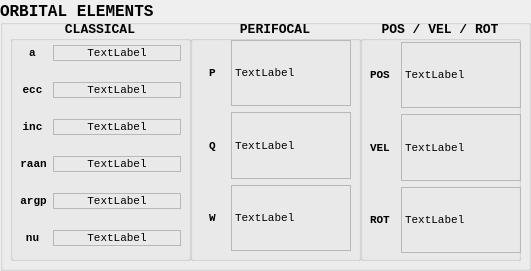
  <widget class="QGroupBox" name="orbitElements">
   <property name="geometry">
    <rect>
     <x>10</x>
     <y>600</y>
     <width>531</width>
     <height>271</height>
    </rect>
   </property>
   <property name="font">
    <font>
     <family>Consolas</family>
     <pointsize>12</pointsize>
     <weight>75</weight>
     <bold>true</bold>
     <kerning>false</kerning>
    </font>
   </property>
   <property name="title">
    <string>ORBITAL ELEMENTS</string>
   </property>
   <property name="alignment">
    <set>Qt::AlignLeading|Qt::AlignLeft|Qt::AlignVCenter</set>
   </property>
   <widget class="QGroupBox" name="classical">
    <property name="geometry">
     <rect>
      <x>10</x>
      <y>20</y>
      <width>181</width>
      <height>241</height>
     </rect>
    </property>
    <property name="font">
     <font>
      <family>Consolas</family>
      <pointsize>10</pointsize>
      <weight>75</weight>
      <bold>true</bold>
     </font>
    </property>
    <property name="title">
     <string>CLASSICAL</string>
    </property>
    <property name="alignment">
     <set>Qt::AlignCenter</set>
    </property>
    <widget class="QWidget" name="layoutWidget">
     <property name="geometry">
      <rect>
       <x>10</x>
       <y>20</y>
       <width>161</width>
       <height>211</height>
      </rect>
     </property>
     <property name="font">
      <font>
       <family>Consolas</family>
      </font>
     </property>
     <layout class="QFormLayout" name="cl_form">
      <property name="sizeConstraint">
       <enum>QLayout::SetMinimumSize</enum>
      </property>
      <property name="verticalSpacing">
       <number>21</number>
      </property>
      <property name="topMargin">
       <number>5</number>
      </property>
      <property name="rightMargin">
       <number>0</number>
      </property>
      <item row="0" column="0">
       <widget class="QLabel" name="a">
        <property name="sizePolicy">
         <sizepolicy hsizetype="Minimum" vsizetype="Preferred">
          <horstretch>3</horstretch>
          <verstretch>0</verstretch>
         </sizepolicy>
        </property>
        <property name="minimumSize">
         <size>
          <width>25</width>
          <height>0</height>
         </size>
        </property>
        <property name="font">
         <font>
          <family>Consolas</family>
          <pointsize>8</pointsize>
          <weight>75</weight>
          <bold>true</bold>
         </font>
        </property>
        <property name="text">
         <string>a</string>
        </property>
        <property name="alignment">
         <set>Qt::AlignCenter</set>
        </property>
       </widget>
      </item>
      <item row="0" column="1">
       <widget class="QLabel" name="elem_coe_0">
        <property name="font">
         <font>
          <family>Consolas</family>
          <pointsize>8</pointsize>
          <weight>50</weight>
          <bold>false</bold>
         </font>
        </property>
        <property name="frameShape">
         <enum>QFrame::StyledPanel</enum>
        </property>
        <property name="text">
         <string>TextLabel</string>
        </property>
        <property name="alignment">
         <set>Qt::AlignCenter</set>
        </property>
       </widget>
      </item>
      <item row="1" column="0">
       <widget class="QLabel" name="argp">
        <property name="sizePolicy">
         <sizepolicy hsizetype="Minimum" vsizetype="Preferred">
          <horstretch>3</horstretch>
          <verstretch>0</verstretch>
         </sizepolicy>
        </property>
        <property name="minimumSize">
         <size>
          <width>25</width>
          <height>0</height>
         </size>
        </property>
        <property name="font">
         <font>
          <family>Consolas</family>
          <pointsize>8</pointsize>
          <weight>75</weight>
          <bold>true</bold>
         </font>
        </property>
        <property name="text">
         <string>ecc</string>
        </property>
        <property name="alignment">
         <set>Qt::AlignCenter</set>
        </property>
       </widget>
      </item>
      <item row="1" column="1">
       <widget class="QLabel" name="elem_coe_1">
        <property name="font">
         <font>
          <family>Consolas</family>
          <pointsize>8</pointsize>
          <weight>50</weight>
          <bold>false</bold>
         </font>
        </property>
        <property name="frameShape">
         <enum>QFrame::StyledPanel</enum>
        </property>
        <property name="text">
         <string>TextLabel</string>
        </property>
        <property name="alignment">
         <set>Qt::AlignCenter</set>
        </property>
       </widget>
      </item>
      <item row="2" column="0">
       <widget class="QLabel" name="ecc">
        <property name="sizePolicy">
         <sizepolicy hsizetype="Minimum" vsizetype="Preferred">
          <horstretch>3</horstretch>
          <verstretch>0</verstretch>
         </sizepolicy>
        </property>
        <property name="minimumSize">
         <size>
          <width>25</width>
          <height>0</height>
         </size>
        </property>
        <property name="font">
         <font>
          <family>Consolas</family>
          <pointsize>8</pointsize>
          <weight>75</weight>
          <bold>true</bold>
         </font>
        </property>
        <property name="text">
         <string>inc</string>
        </property>
        <property name="alignment">
         <set>Qt::AlignCenter</set>
        </property>
       </widget>
      </item>
      <item row="2" column="1">
       <widget class="QLabel" name="elem_coe_2">
        <property name="font">
         <font>
          <family>Consolas</family>
          <pointsize>8</pointsize>
          <weight>50</weight>
          <bold>false</bold>
         </font>
        </property>
        <property name="frameShape">
         <enum>QFrame::StyledPanel</enum>
        </property>
        <property name="text">
         <string>TextLabel</string>
        </property>
        <property name="alignment">
         <set>Qt::AlignCenter</set>
        </property>
       </widget>
      </item>
      <item row="3" column="0">
       <widget class="QLabel" name="inc">
        <property name="sizePolicy">
         <sizepolicy hsizetype="Minimum" vsizetype="Preferred">
          <horstretch>3</horstretch>
          <verstretch>0</verstretch>
         </sizepolicy>
        </property>
        <property name="minimumSize">
         <size>
          <width>25</width>
          <height>0</height>
         </size>
        </property>
        <property name="font">
         <font>
          <family>Consolas</family>
          <pointsize>8</pointsize>
          <weight>75</weight>
          <bold>true</bold>
         </font>
        </property>
        <property name="text">
         <string>raan</string>
        </property>
        <property name="alignment">
         <set>Qt::AlignCenter</set>
        </property>
       </widget>
      </item>
      <item row="3" column="1">
       <widget class="QLabel" name="elem_coe_3">
        <property name="font">
         <font>
          <family>Consolas</family>
          <pointsize>8</pointsize>
          <weight>50</weight>
          <bold>false</bold>
         </font>
        </property>
        <property name="frameShape">
         <enum>QFrame::StyledPanel</enum>
        </property>
        <property name="text">
         <string>TextLabel</string>
        </property>
        <property name="alignment">
         <set>Qt::AlignCenter</set>
        </property>
       </widget>
      </item>
      <item row="4" column="0">
       <widget class="QLabel" name="nu">
        <property name="sizePolicy">
         <sizepolicy hsizetype="Minimum" vsizetype="Preferred">
          <horstretch>3</horstretch>
          <verstretch>0</verstretch>
         </sizepolicy>
        </property>
        <property name="minimumSize">
         <size>
          <width>25</width>
          <height>0</height>
         </size>
        </property>
        <property name="font">
         <font>
          <family>Consolas</family>
          <pointsize>8</pointsize>
          <weight>75</weight>
          <bold>true</bold>
         </font>
        </property>
        <property name="text">
         <string>argp</string>
        </property>
        <property name="alignment">
         <set>Qt::AlignCenter</set>
        </property>
       </widget>
      </item>
      <item row="4" column="1">
       <widget class="QLabel" name="elem_coe_4">
        <property name="font">
         <font>
          <family>Consolas</family>
          <pointsize>8</pointsize>
          <weight>50</weight>
          <bold>false</bold>
         </font>
        </property>
        <property name="frameShape">
         <enum>QFrame::StyledPanel</enum>
        </property>
        <property name="text">
         <string>TextLabel</string>
        </property>
        <property name="alignment">
         <set>Qt::AlignCenter</set>
        </property>
       </widget>
      </item>
      <item row="5" column="0">
       <widget class="QLabel" name="raan">
        <property name="sizePolicy">
         <sizepolicy hsizetype="Minimum" vsizetype="Preferred">
          <horstretch>3</horstretch>
          <verstretch>0</verstretch>
         </sizepolicy>
        </property>
        <property name="minimumSize">
         <size>
          <width>25</width>
          <height>0</height>
         </size>
        </property>
        <property name="font">
         <font>
          <family>Consolas</family>
          <pointsize>8</pointsize>
          <weight>75</weight>
          <bold>true</bold>
         </font>
        </property>
        <property name="text">
         <string>nu</string>
        </property>
        <property name="alignment">
         <set>Qt::AlignCenter</set>
        </property>
       </widget>
      </item>
      <item row="5" column="1">
       <widget class="QLabel" name="elem_coe_5">
        <property name="font">
         <font>
          <family>Consolas</family>
          <pointsize>8</pointsize>
          <weight>50</weight>
          <bold>false</bold>
         </font>
        </property>
        <property name="frameShape">
         <enum>QFrame::StyledPanel</enum>
        </property>
        <property name="text">
         <string>TextLabel</string>
        </property>
        <property name="alignment">
         <set>Qt::AlignCenter</set>
        </property>
       </widget>
      </item>
     </layout>
    </widget>
   </widget>
   <widget class="QGroupBox" name="perifocal">
    <property name="geometry">
     <rect>
      <x>190</x>
      <y>20</y>
      <width>171</width>
      <height>241</height>
     </rect>
    </property>
    <property name="font">
     <font>
      <family>Consolas</family>
      <pointsize>10</pointsize>
     </font>
    </property>
    <property name="title">
     <string>PERIFOCAL</string>
    </property>
    <property name="alignment">
     <set>Qt::AlignCenter</set>
    </property>
    <widget class="QWidget" name="layoutWidget">
     <property name="geometry">
      <rect>
       <x>10</x>
       <y>20</y>
       <width>151</width>
       <height>211</height>
      </rect>
     </property>
     <property name="font">
      <font>
       <family>Consolas</family>
      </font>
     </property>
     <layout class="QHBoxLayout" name="perifocalLayout" stretch="1,11">
      <property name="sizeConstraint">
       <enum>QLayout::SetNoConstraint</enum>
      </property>
      <item>
       <layout class="QVBoxLayout" name="verticalLayout_5">
        <item>
         <widget class="QLabel" name="P">
          <property name="minimumSize">
           <size>
            <width>25</width>
            <height>0</height>
           </size>
          </property>
          <property name="font">
           <font>
            <family>Consolas</family>
            <pointsize>8</pointsize>
            <weight>75</weight>
            <bold>true</bold>
           </font>
          </property>
          <property name="text">
           <string>P</string>
          </property>
          <property name="alignment">
           <set>Qt::AlignCenter</set>
          </property>
         </widget>
        </item>
        <item>
         <widget class="QLabel" name="Q">
          <property name="minimumSize">
           <size>
            <width>25</width>
            <height>0</height>
           </size>
          </property>
          <property name="font">
           <font>
            <family>Consolas</family>
            <pointsize>8</pointsize>
            <weight>75</weight>
            <bold>true</bold>
           </font>
          </property>
          <property name="text">
           <string>Q</string>
          </property>
          <property name="alignment">
           <set>Qt::AlignCenter</set>
          </property>
         </widget>
        </item>
        <item>
         <widget class="QLabel" name="W">
          <property name="minimumSize">
           <size>
            <width>25</width>
            <height>0</height>
           </size>
          </property>
          <property name="font">
           <font>
            <family>Consolas</family>
            <pointsize>8</pointsize>
            <weight>75</weight>
            <bold>true</bold>
           </font>
          </property>
          <property name="text">
           <string>W</string>
          </property>
          <property name="alignment">
           <set>Qt::AlignCenter</set>
          </property>
         </widget>
        </item>
       </layout>
      </item>
      <item>
       <layout class="QVBoxLayout" name="verticalLayout_4">
        <item>
         <widget class="QLabel" name="elem_pqw_0">
          <property name="font">
           <font>
            <family>Consolas</family>
            <pointsize>8</pointsize>
            <weight>50</weight>
            <bold>false</bold>
           </font>
          </property>
          <property name="frameShape">
           <enum>QFrame::StyledPanel</enum>
          </property>
          <property name="text">
           <string>TextLabel</string>
          </property>
          <property name="alignment">
           <set>Qt::AlignLeading|Qt::AlignLeft|Qt::AlignVCenter</set>
          </property>
         </widget>
        </item>
        <item>
         <widget class="QLabel" name="elem_pqw_1">
          <property name="font">
           <font>
            <family>Consolas</family>
            <pointsize>8</pointsize>
            <weight>50</weight>
            <bold>false</bold>
           </font>
          </property>
          <property name="frameShape">
           <enum>QFrame::StyledPanel</enum>
          </property>
          <property name="text">
           <string>TextLabel</string>
          </property>
          <property name="alignment">
           <set>Qt::AlignLeading|Qt::AlignLeft|Qt::AlignVCenter</set>
          </property>
         </widget>
        </item>
        <item>
         <widget class="QLabel" name="elem_pqw_2">
          <property name="font">
           <font>
            <family>Consolas</family>
            <pointsize>8</pointsize>
            <weight>50</weight>
            <bold>false</bold>
           </font>
          </property>
          <property name="frameShape">
           <enum>QFrame::StyledPanel</enum>
          </property>
          <property name="text">
           <string>TextLabel</string>
          </property>
          <property name="alignment">
           <set>Qt::AlignLeading|Qt::AlignLeft|Qt::AlignVCenter</set>
          </property>
         </widget>
        </item>
       </layout>
      </item>
     </layout>
    </widget>
   </widget>
   <widget class="QGroupBox" name="rv">
    <property name="geometry">
     <rect>
      <x>360</x>
      <y>20</y>
      <width>161</width>
      <height>241</height>
     </rect>
    </property>
    <property name="font">
     <font>
      <family>Consolas</family>
      <pointsize>10</pointsize>
      <weight>75</weight>
      <bold>true</bold>
     </font>
    </property>
    <property name="title">
     <string>POS / VEL / ROT</string>
    </property>
    <property name="alignment">
     <set>Qt::AlignCenter</set>
    </property>
    <widget class="QWidget" name="layoutWidget">
     <property name="geometry">
      <rect>
       <x>10</x>
       <y>22</y>
       <width>151</width>
       <height>211</height>
      </rect>
     </property>
     <property name="font">
      <font>
       <family>Consolas</family>
      </font>
     </property>
     <layout class="QHBoxLayout" name="horizontalLayout_2" stretch="1,45">
      <item>
       <layout class="QVBoxLayout" name="verticalLayout_2">
        <item>
         <widget class="QLabel" name="POS">
          <property name="minimumSize">
           <size>
            <width>25</width>
            <height>0</height>
           </size>
          </property>
          <property name="font">
           <font>
            <family>Consolas</family>
            <pointsize>8</pointsize>
            <weight>75</weight>
            <bold>true</bold>
           </font>
          </property>
          <property name="text">
           <string>POS</string>
          </property>
          <property name="alignment">
           <set>Qt::AlignLeading|Qt::AlignLeft|Qt::AlignVCenter</set>
          </property>
         </widget>
        </item>
        <item>
         <widget class="QLabel" name="VEL">
          <property name="minimumSize">
           <size>
            <width>25</width>
            <height>0</height>
           </size>
          </property>
          <property name="font">
           <font>
            <family>Consolas</family>
            <pointsize>8</pointsize>
            <weight>75</weight>
            <bold>true</bold>
           </font>
          </property>
          <property name="text">
           <string>VEL</string>
          </property>
          <property name="alignment">
           <set>Qt::AlignLeading|Qt::AlignLeft|Qt::AlignVCenter</set>
          </property>
         </widget>
        </item>
        <item>
         <widget class="QLabel" name="ROT">
          <property name="minimumSize">
           <size>
            <width>25</width>
            <height>0</height>
           </size>
          </property>
          <property name="font">
           <font>
            <family>Consolas</family>
            <pointsize>8</pointsize>
            <weight>75</weight>
            <bold>true</bold>
           </font>
          </property>
          <property name="text">
           <string>ROT</string>
          </property>
          <property name="alignment">
           <set>Qt::AlignLeading|Qt::AlignLeft|Qt::AlignVCenter</set>
          </property>
         </widget>
        </item>
       </layout>
      </item>
      <item>
       <layout class="QVBoxLayout" name="verticalLayout_3">
        <item>
         <widget class="QLabel" name="elem_rv_0">
          <property name="font">
           <font>
            <family>Consolas</family>
            <pointsize>8</pointsize>
            <weight>50</weight>
            <bold>false</bold>
           </font>
          </property>
          <property name="frameShape">
           <enum>QFrame::StyledPanel</enum>
          </property>
          <property name="text">
           <string>TextLabel</string>
          </property>
          <property name="alignment">
           <set>Qt::AlignLeading|Qt::AlignLeft|Qt::AlignVCenter</set>
          </property>
         </widget>
        </item>
        <item>
         <widget class="QLabel" name="elem_rv_1">
          <property name="font">
           <font>
            <family>Consolas</family>
            <pointsize>8</pointsize>
            <weight>50</weight>
            <bold>false</bold>
           </font>
          </property>
          <property name="frameShape">
           <enum>QFrame::StyledPanel</enum>
          </property>
          <property name="text">
           <string>TextLabel</string>
          </property>
          <property name="alignment">
           <set>Qt::AlignLeading|Qt::AlignLeft|Qt::AlignVCenter</set>
          </property>
          <property name="margin">
           <number>5</number>
          </property>
         </widget>
        </item>
        <item>
         <widget class="QLabel" name="elem_rv_3">
          <property name="font">
           <font>
            <family>Consolas</family>
            <pointsize>8</pointsize>
            <weight>50</weight>
            <bold>false</bold>
           </font>
          </property>
          <property name="frameShape">
           <enum>QFrame::StyledPanel</enum>
          </property>
          <property name="text">
           <string>TextLabel</string>
          </property>
          <property name="alignment">
           <set>Qt::AlignLeading|Qt::AlignLeft|Qt::AlignVCenter</set>
          </property>
          <property name="margin">
           <number>5</number>
          </property>
         </widget>
        </item>
       </layout>
      </item>
     </layout>
    </widget>
   </widget>
  </widget>
